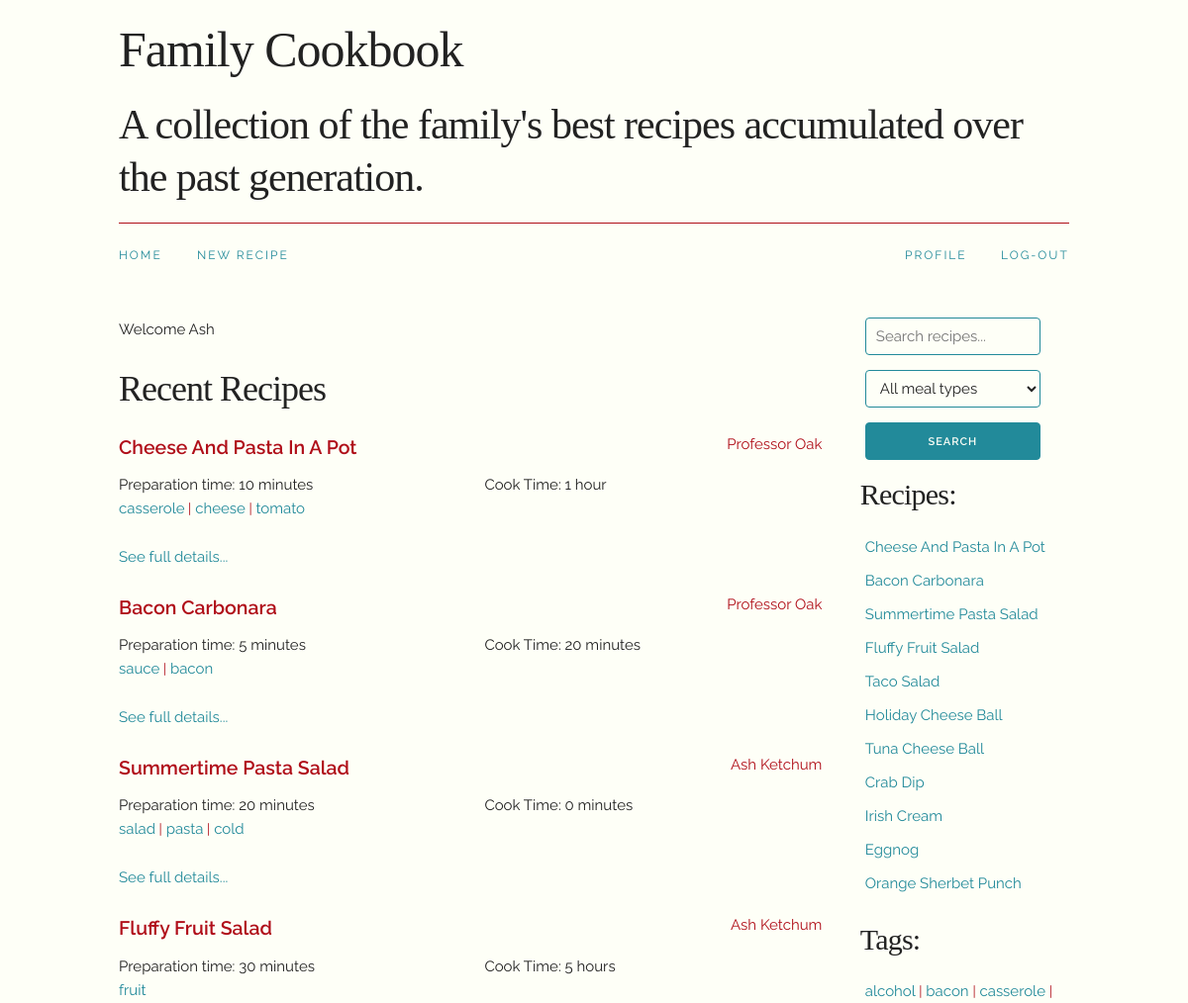
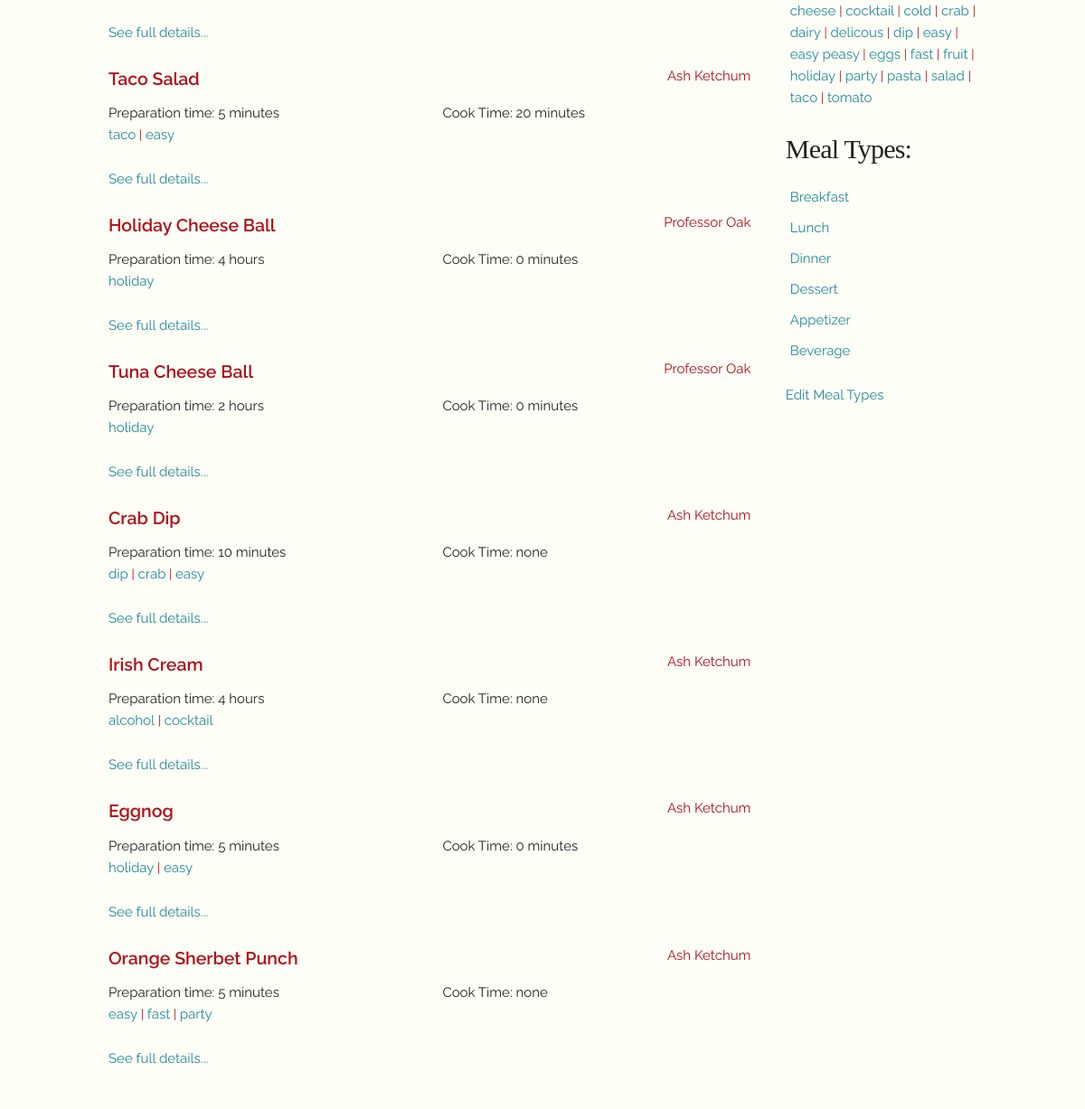
The page / (signed in) on the database its author committed (2 pictures, top to bottom).
### tables this page shows
CREATE TABLE users (
  userId int(11) NOT NULL,
  firstName varchar(50) NOT NULL,
  lastName varchar(50) NOT NULL,
  email varchar(80) NOT NULL,
  password varchar(60) NOT NULL,
  permissionLevel int(11) NOT NULL DEFAULT '1'
);

CREATE TABLE recipes (
  recipeId int(11) NOT NULL,
  userId int(11) NOT NULL,
  recipeName varchar(50) NOT NULL,
  tags varchar(500) NOT NULL,
  prepTime varchar(50) NOT NULL,
  cookTime varchar(50) NOT NULL,
  mealType int(11) NOT NULL,
  ingredients varchar(1000) NOT NULL,
  instructions varchar(2000) NOT NULL
);

CREATE TABLE tags (
  tagId int(11) NOT NULL,
  tagName varchar(30) NOT NULL
);

CREATE TABLE mealTypes (
  mealTypeId int(11) NOT NULL,
  mealTypeName varchar(30) NOT NULL
);

### index.php (the view, shortened to what this page needs)
<?php
    require("include/connect.php");
    $recipe_select = $db->prepare("SELECT * FROM recipes LEFT OUTER JOIN users ON recipes.userId=users.userId ORDER BY recipeId DESC");
    $recipe_select->execute();
    $recipes = $recipe_select->fetchAll();
    if(isset($_SESSION["user"])){
        $users_select = $db->prepare("SELECT * FROM users WHERE email = :email");
        $users_select->bindValue(":email", $_SESSION["user"]);
        $users_select->execute();
        $user = $users_select->fetch();
    }
    include("include/head.php");
?>
</head>
<body>
    <?php include("include/header.php")?>
    <main>
        <div class="container">
        <div class="nine columns">
            <?php if(isset($_SESSION["user"])): ?>
                <p class="welcome">Welcome <?= $user["firstName"] ?></p>
            <?php endif ?>
            <h3>Recent Recipes</h3>
            <?php foreach($recipes as $recipe): ?>
            <div class="row">
                <div class="two-thirds column">
                    <a class="recipe-name" href="recipe.php?id=<?= $recipe["recipeId"] ?>"><?= $recipe["recipeName"] ?></a>
                </div>
                <div class="one-third column">
                    <a class="user-name" href="profile.php?userId=<?= $recipe["userId"] ?>"><?= $recipe["firstName"] . " " . $recipe["lastName"] ?></a>
                </div>
            </div>
            <div class="row">
                <div class="one-half column">
                    <?= "Preparation time: " . $recipe["prepTime"] ?>
                </div>
                <div class="one-half column">
                    <?= "Cook Time: " . $recipe["cookTime"] ?>
                </div>
            </div>
            <div class="row">
                <ul>
                    <?php $tags = explode(",", $recipe["tags"]); foreach($tags as $tag): if(strlen(trim($tag)) > 0): ?>
                        <?php $tagRefined = str_replace(" ", "-", trim($tag)) ?>
                        <li class="tag"><a href="tag.php?tag=<?= $tagRefined ?>"><?=$tag?></a></li>
                    <?php endif; endforeach ?>
                </ul>
                <a href="recipe.php?id=<?= $recipe["recipeId"] ?>">See full details...</a>
                <br><br>
            </div>
            <?php endforeach ?>
        </div>
        <div class="three columns">
            <?php include("include/side.php") ?>
        </div>
    </div>
    </main>
</body>
</html>

### include/side.php (shortened to what this page needs)
<?php
    $sidebar_recipes_select = $db->prepare("SELECT * FROM recipes ORDER BY recipeId DESC");
    $sidebar_recipes_select->execute();
    $sidebar_recipes = $sidebar_recipes_select->fetchAll();
    $sidebar_tags_select = $db->prepare("SELECT * FROM tags ORDER BY tagName");
    $sidebar_tags_select->execute();
    $sidebar_tags = $sidebar_tags_select->fetchAll();
    $sidebar_mealTypes_select = $db->prepare("SELECT * FROM mealTypes");
    $sidebar_mealTypes_select->execute();
    $sidebar_mealTypes = $sidebar_mealTypes_select->fetchAll();
?>
<aside>
    <div class="row">
        <div class="twelve columns">
            <form action="search.php" method="post">
                <ul class="navbar-list search">
                    <li class="navbar-item">
                        <input placeholder="Search recipes..." type="text" name="searchTerm"
                        <?php if(isset($_POST["search"])): ?> value="<?= $_POST["searchTerm"] ?>" <?php endif ?>>
                    </li>
                    <li class="navbar-item">
                    <select name="navbarMealType" id="navbarMealType">
                        <option value="-1">All meal types</option>
                    </select>
                    </li>
                    <li class="navbar-item">
                        <input name="search" type="submit" class="button-primary" value="Search">
                    </li>
                </ul>
            </form>
        </div>
    </div>
    <div class="row">
        <div class="twelve columns">
            <h4>Recipes: </h4>
            <ul>
                <?php foreach($sidebar_recipes as $sidebar_recipe): ?>
                    <li class="sidebar-recipes capitalize">
                        <a href="recipe.php?id=<?= $sidebar_recipe["recipeId"] ?>"><?= $sidebar_recipe["recipeName"] ?></a>
                    </li>
                <?php endforeach ?>
            </ul>
        </div>
    </div>
    <div class="row">
        <div class="twelve columns">
            <h4>Tags: </h4>
            <ul>
                <?php foreach($sidebar_tags as $sidebar_tag): ?>
                    <?php $sidebar_get_tag = str_replace(" ", "-", $sidebar_tag["tagName"]) ?>
                    <li class="sidebar-tags">
                        <a href="tag.php?tag=<?= $sidebar_get_tag ?>"><?= $sidebar_tag["tagName"] ?></a>
                    </li>
                <?php endforeach ?>
            </ul>
        </div>
    </div>
    <div class="row">
        <div class="twelve columns">
            <h4>Meal Types:</h4>
            <ul>
                <?php foreach($sidebar_mealTypes as $sidebar_mealType): ?>
                    <li class="sidebar-mealTypes capitalize">
                        <a href="mealType.php?id=<?= $sidebar_mealType["mealTypeId"] ?>"><?= $sidebar_mealType["mealTypeName"] ?></a>
                    </li>
                <?php endforeach ?>
            </ul>
        </div>
    </div>
    <div class="row">
        <div class="twelve columns">
            <a href="editMealType.php">Edit Meal Types</a>
        </div>
    </div>
</aside>

### styles/skeleton.css (style rules this page uses)
.container { position: relative; width: 100%; max-width: 960px; margin: 0 auto; padding: 0 20px; box-sizing: border-box; }
.column, .columns { width: 100%; float: left; box-sizing: border-box; }
@media (min-width: 400px) { .container { width: 85%; padding: 0; } }
@media (min-width: 550px) { .container { width: 80%; } }
@media (min-width: 550px) { .column, .columns { margin-left: 4%; } }
@media (min-width: 550px) { .column:first-child, .columns:first-child { margin-left: 0; } }
@media (min-width: 550px) { .three.columns { width: 22%; } }
@media (min-width: 550px) { .nine.columns { width: 74.0%; } }
@media (min-width: 550px) { .twelve.columns { width: 100%; margin-left: 0; } }
@media (min-width: 550px) { .one-third.column { width: 30.6666666667%; } }
@media (min-width: 550px) { .two-thirds.column { width: 65.3333333333%; } }
@media (min-width: 550px) { .one-half.column { width: 48%; } }
html { font-size: 62.5%; }
body { font-size: 1.5em; line-height: 1.6; font-weight: 400; font-family: "Raleway", "HelveticaNeue", "Helvetica Neue", Helvetica, Arial, sans-serif; color: #222; }
h1, h2, h3, h4, h5, h6 { margin-top: 0; margin-bottom: 2rem; font-weight: 300; }
h3 { font-size: 3.0rem; line-height: 1.3; letter-spacing: -.1rem; }
h4 { font-size: 2.4rem; line-height: 1.35; letter-spacing: -.08rem; }
@media (min-width: 550px) { h3 { font-size: 3.6rem; } }
@media (min-width: 550px) { h4 { font-size: 3.0rem; } }
p { margin-top: 0; }
a { color: #1EAEDB; }
.button, button, input[type="submit"], input[type="reset"], input[type="button"] { display: inline-block; height: 38px; padding: 0 30px; color: #555; text-align: center; font-size: 11px; font-weight: 600; line-height: 38px; letter-spacing: .1rem; text-transform: uppercase; text-decoration: none; white-space: nowrap; background-color: transparent; border-radius: 4px; border: 1px solid #bbb; cursor: pointer; box-sizing: border-box; }
.button.button-primary, button.button-primary, input[type="submit"].button-primary, input[type="reset"].button-primary, input[type="button"].button-primary { color: #FFF; background-color: #33C3F0; border-color: #33C3F0; }
input[type="email"], input[type="number"], input[type="search"], input[type="text"], input[type="tel"], input[type="url"], input[type="password"], textarea, select { height: 38px; padding: 6px 10px; background-color: #fff; border: 1px solid #D1D1D1; border-radius: 4px; box-shadow: none; box-sizing: border-box; }
input[type="email"], input[type="number"], input[type="search"], input[type="text"], input[type="tel"], input[type="url"], input[type="password"], textarea { -webkit-appearance: none; -moz-appearance: none; appearance: none; }
ul { list-style: circle inside; }
ol, ul { padding-left: 0; margin-top: 0; }
li { margin-bottom: 1rem; }
input, textarea, select, fieldset { margin-bottom: 1.5rem; }
pre, blockquote, dl, figure, table, p, ul, ol, form { margin-bottom: 2.5rem; }
.container:after, .row:after, .u-cf { content: ""; display: table; clear: both; }

### rows shown on the page
users: firstName "Ash"
recipes: recipeName "Cheese And Pasta In A Pot", userId.firstName "Professor", userId.lastName "Oak", prepTime "10 minutes", cookTime "1 hour", tags "casserole", tags "cheese", tags "tomato"
recipes: recipeName "Bacon Carbonara", userId.firstName "Professor", userId.lastName "Oak", prepTime "5 minutes", cookTime "20 minutes", tags "sauce", tags "bacon"
recipes: recipeName "Summertime Pasta Salad", userId.firstName "Ash", userId.lastName "Ketchum", prepTime "20 minutes", cookTime "0 minutes", tags "salad", tags "pasta", tags "cold"
recipes: recipeName "Fluffy Fruit Salad", userId.firstName "Ash", userId.lastName "Ketchum", prepTime "30 minutes", cookTime "5 hours", tags "fruit"
recipes: recipeName "Taco Salad", userId.firstName "Ash", userId.lastName "Ketchum", prepTime "5 minutes", cookTime "20 minutes", tags "taco", tags "easy"
recipes: recipeName "Holiday Cheese Ball", userId.firstName "Professor", userId.lastName "Oak", prepTime "4 hours", cookTime "0 minutes", tags "holiday"
recipes: recipeName "Tuna Cheese Ball", userId.firstName "Professor", userId.lastName "Oak", prepTime "2 hours", cookTime "0 minutes", tags "holiday"
recipes: recipeName "Crab Dip", userId.firstName "Ash", userId.lastName "Ketchum", prepTime "10 minutes", cookTime "none", tags "dip", tags "crab", tags "easy"
recipes: recipeName "Irish Cream", userId.firstName "Ash", userId.lastName "Ketchum", prepTime "4 hours", cookTime "none", tags "alcohol", tags "cocktail"
recipes: recipeName "Eggnog", userId.firstName "Ash", userId.lastName "Ketchum", prepTime "5 minutes", cookTime "0 minutes", tags "holiday", tags "easy"
recipes: recipeName "Orange Sherbet Punch", userId.firstName "Ash", userId.lastName "Ketchum", prepTime "5 minutes", cookTime "none", tags "easy", tags "fast", tags "party"
tags: tagName "alcohol"
tags: tagName "bacon"
tags: tagName "casserole"
tags: tagName "cheese"
tags: tagName "cocktail"
tags: tagName "cold"
tags: tagName "crab"
tags: tagName "dairy"
tags: tagName "delicous"
tags: tagName "dip"
tags: tagName "easy"
tags: tagName "easy peasy"
tags: tagName "eggs"
tags: tagName "fast"
tags: tagName "fruit"
tags: tagName "holiday"
tags: tagName "party"
tags: tagName "pasta"
tags: tagName "salad"
tags: tagName "taco"
tags: tagName "tomato"
mealtypes: mealTypeName "Breakfast"
mealtypes: mealTypeName "Lunch"
mealtypes: mealTypeName "Dinner"
mealtypes: mealTypeName "Dessert"
mealtypes: mealTypeName "Appetizer"
mealtypes: mealTypeName "Beverage"
